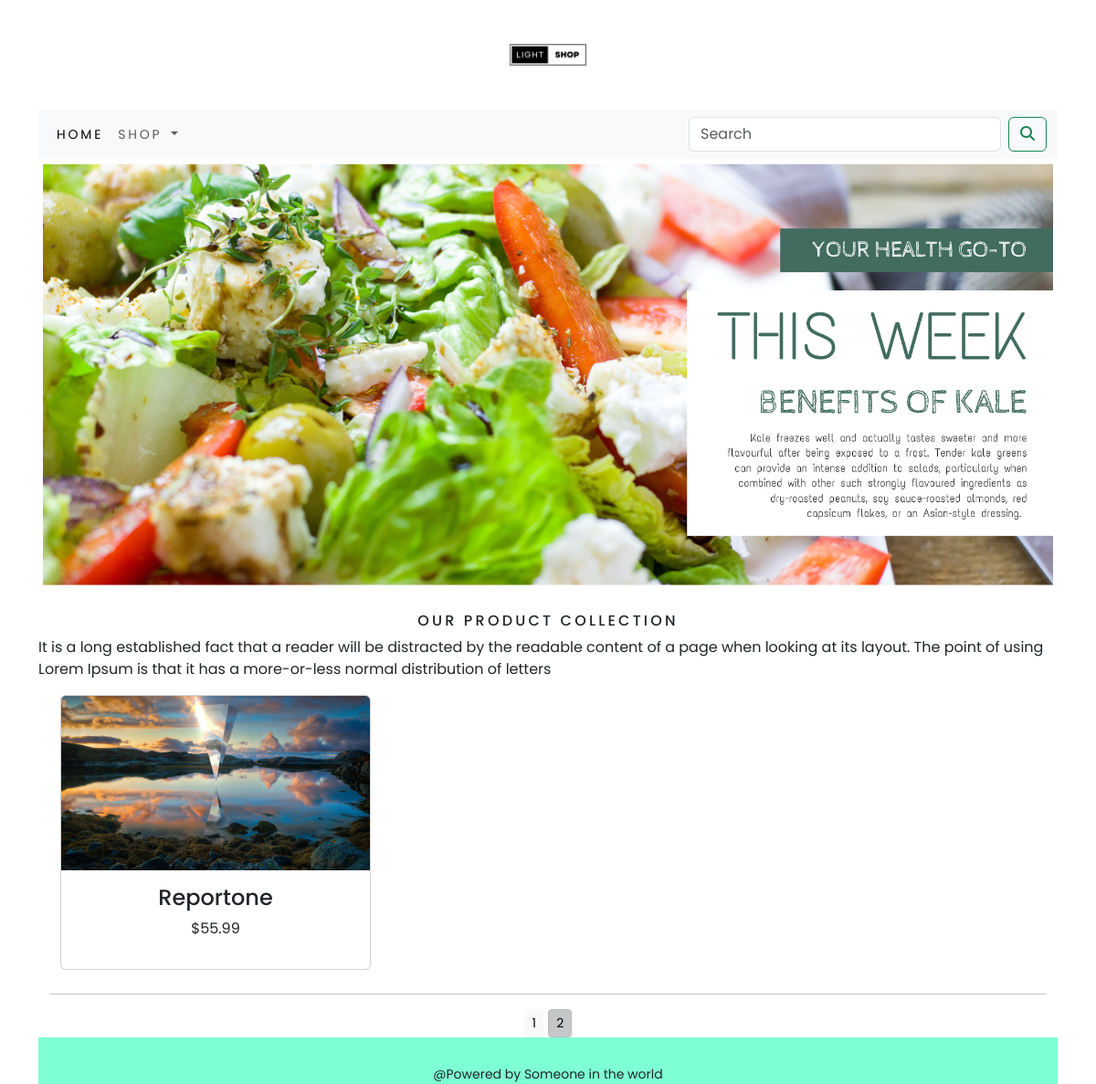
Screenshot of /shop/?page=2 with the database file from the repository.
### shopapp/models.py (models this page shows, shortened)
class Product(models.Model):
    name = models.CharField(max_length=250,unique=True)
    slug = models.SlugField(max_length=250,unique=True)
    desc = models.TextField(blank=True)
    price = models.DecimalField(max_digits=10,decimal_places=2)
    category = models.ForeignKey(Category,on_delete=models.CASCADE)
    image = models.ImageField(upload_to='product',blank=True)
    stock = models.IntegerField()
    available = models.BooleanField(default=True)
    created = models.DateTimeField(auto_now_add=True)
    updated = models.DateTimeField(auto_now=True)
    class meta:
        ordering = ('name',)
        verbose_name = 'product'
        verbose_name_plural = 'products'
    def get_url(self):
        return reverse('shopapp:proCatdetails',args=[self.category.slug,self.slug])

### shopapp/views.py (the view)
# urls.py: path('',views.allProducts,name='allProducts'),
def allProducts(request,c_slug= None):
    c_page = None
    products_list = None
    if c_slug != None:
        c_page = get_object_or_404(Category, slug=c_slug)
        products_list = Product.objects.all().filter(category=c_page,available =True)
    else:
        products_list = Product.objects.all().filter(available = True)
    paginator = Paginator(products_list,6)
    try:
        page = int(request.GET.get('page','1'))
    except:
        page = 1
    try:
        products = paginator.page(page)
    except (EmptyPage,InvalidPage):
        products = paginator.page(paginator.num_pages)
    return render(request,'category.html',{'category':c_page,'products':products})

### cartapp/context_processors.py (called while the page is built)
def counter(request):
    item_count=0
    if 'admin' in request.path:
        return {}
    else:
        try:
            cart = Cart.objects.filter(cart_id=_cart_id(request))
            cart_items = CartItem.objects.all().filter(cart=cart[:1])
            for cart_item in cart_items:
                item_count += cart_item.quantity
        except Cart.DoesNotExist:
            item_count = 0
    return dict(item_count=item_count)

### cartapp/views.py (called while the page is built)
def _cart_id(request):
   cart = request.session.session_key
   if not cart:
      cart = request.session.create()
   return cart

### shopapp/context_processors.py (called while the page is built)
def menu_links(request):
    links = Category.objects.all()
    return dict(links = links)

### shopapp/models.py (called while the page is built)
    def get_url(self):
        return reverse('shopapp:product_category',args=[self.slug])

### templates/category.html (shortened to what this page needs)
{% extends 'base.html' %}
 {% load static %}
   {% block content %}
<div class="mx-auto">
  {% if category %}
  <img class="my_image" src="{{category.image.url}}" alt="{{ category.name}}" />
</div>
<br />
<div>
  <h1 class="text-center my_title">{{ category.name }}</h1>
  <p class="text-justify">{{ category.desc }}</p>
</div>
{% else %}
<div>
  <img class="my_image my_image_padding" src="{% static 'img/banner.png' %}" alt="Our products" style="width:100%" />
</div>
<br />
<div>
  <h1 class="text-center my_title">Our Product Collection</h1>
  <p class="text-justify">
    It is a long established fact that a reader will be distracted by the
    readable content of a page when looking at its layout. The point of using
    Lorem Ipsum is that it has a more-or-less normal distribution of letters
  </p>
</div>
{% endif %}
<div class="container">
  <div class="row mx-auto">
    {% for product in products %}
    <div class="col-9 col-sm-12 col-md-4 col-md-12 col-lg-4 my_bottom_margin">
      <div class="card text-center" style="min-width: 18rem;">
        <a href="{{ product.get_url }}">
          <img class="card-img-top my_image" src="{{ product.image.url }}" alt="{{product.name }}" width="320" height="180"/>
        </a>
        <div class="card-body">
          <h4>{{ product.name }}</h4>
          <p>${{ product.price }}</p>
        </div>
      </div>
    </div>
    {% endfor %}
  </div>
  <div class="mx-auto">
    {% if products.paginator.page_range %}
    <hr>
    <div class="text-center">
      {% for pg in products.paginator.page_range %}
          <a href="?page={{pg}}" class="btn btn-light btn-sm {% if products.number == pg %} active {% endif %}">{{ pg }}</a>
      {% endfor %}
    </div>
    {% endif %}
  </div>
</div>
{% endblock %}

### static/css/custom.css (style rules this page uses)
body { font-family: "Poppins", sans-serif; overflow-x: hidden; }
.my_image { width: 100%; height: auto; }
.my_title { font-size: 16px; text-transform: uppercase; letter-spacing: 0.2em; }
.my_image_padding { padding: 5px; }
.my_bottom_margin { margin-bottom: 10px; }

### rows the page displays
Product: image (picture), name "Reportone", price "55.99"

### other values shown
{{ pg }} "1" "2"
